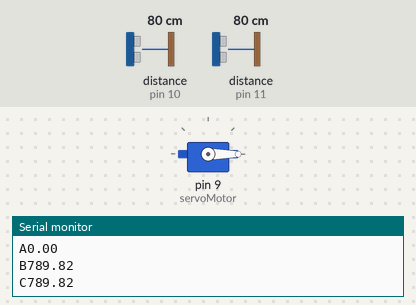
The sketch below on a simulated Arduino Uno, built with avr-gcc and run on an emulated ATmega328P. Shown: servo, the last lines printed to the serial monitor. Wiring (inferred from the names in the program): 2 × ultrasonic range finder: trigger pin 12, echo pin 11 / trigger pin 13, echo pin 10. The test bench sets the inputs (shaded band); at power-on: distance to the obstacle (sensors on pin 10, pin 11) 80 cm. The echo pulse lasts 58.3 µs per cm.

Above: at 0.1 s.
At 10.7 s:
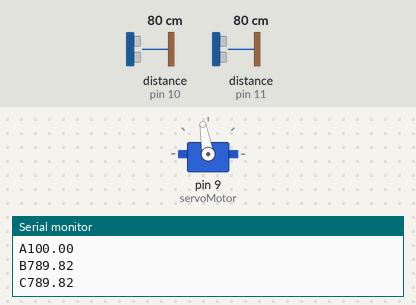
At 18.1 s:
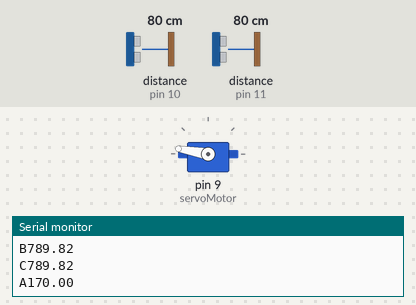
At 37.2 s:
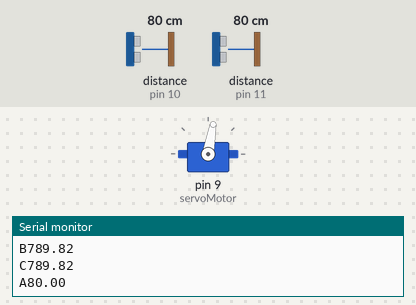
Timing chart, 0 to 40.0 s (numbered marks = the images above):
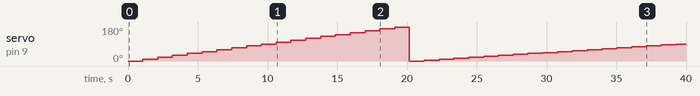

The sketch:

motor.ino
```cpp
/*
* Code d'exemple pour un capteur à ultrasons HC-SR04.
*/
/* Constantes pour les broches */
const byte TRIGGER1_PIN = 12; // Broche TRIGGER1
const byte ECHO1_PIN = 11;    // Broche ECHO1
const byte TRIGGER2_PIN = 13; // Broche TRIGGER2
const byte ECHO2_PIN = 10;    // Broche ECHO2
/* Constantes pour le timeout */
const unsigned long MEASURE_TIMEOUT = 25000; // 25ms = ~8m à 340m/s
/* Vitesse du son dans l'air en mm/us */
const float SOUND_SPEED = 340.0 / 1000;
// Servo moteur //
#include <Servo.h>  // on inclut la bibliothèque pour piloter un servomoteur
Servo servoMotor; //  Créez un objet servo
float i=0;
int n=0;
float m=10.0;
void setup() {
  servoMotor.attach(9); // Indiquez la broche à laquelle le servo est connecté (ici : broche 9)
  /* Initialise le port série */
  Serial.begin(115200);
  /* Initialise les broches */
  pinMode(TRIGGER1_PIN, OUTPUT);
  digitalWrite(TRIGGER1_PIN, LOW); // La broche TRIGGER doit être à LOW au repos
  pinMode(ECHO1_PIN, INPUT);
  pinMode(TRIGGER2_PIN, OUTPUT);
  digitalWrite(TRIGGER2_PIN, LOW); // La broche TRIGGER doit être à LOW au repos
  pinMode(ECHO2_PIN, INPUT);
}

void loop()
{
  if (n!=3)
  {
    for (i=0;i<=180;i=i+m)
    {
    servoMotor.write(i); // Envoyez le servo à la position de 0 degré
    Serial.print("A");
    Serial.println(i);
    /* Capteur ultrason 1:*/
    digitalWrite(TRIGGER1_PIN, HIGH);
    delayMicroseconds(10);
    digitalWrite(TRIGGER1_PIN, LOW);
    long measure1 = pulseIn(ECHO1_PIN, HIGH, MEASURE_TIMEOUT);
    float distance1_mm = measure1 / 2.0 * SOUND_SPEED;
    delay(50);
    /* Capteur ultrason 2:*/
    digitalWrite(TRIGGER2_PIN, HIGH);
    delayMicroseconds(10);
    digitalWrite(TRIGGER2_PIN, LOW);
    long measure2 = pulseIn(ECHO2_PIN, HIGH, MEASURE_TIMEOUT);
    float distance2_mm = measure2 / 2.0 * SOUND_SPEED;
    /* Affiche les résultats en mm, cm et m */
    Serial.print("B");
    Serial.println(distance1_mm);
    Serial.print("C");
    Serial.println(distance2_mm);
    delay(1000);
    }
    m=m/2.0;
    n+=1;
  }
  else
  {
    servoMotor.write(0);
  }
}
```

Measured:
- by itself, servo on pin 9 (servoMotor): 0° → 10° at 1.1 s, → 20° 1.1 s later, → 30° 1.1 s later, → 40° 1.1 s later, … (37 changes in this stretch)
